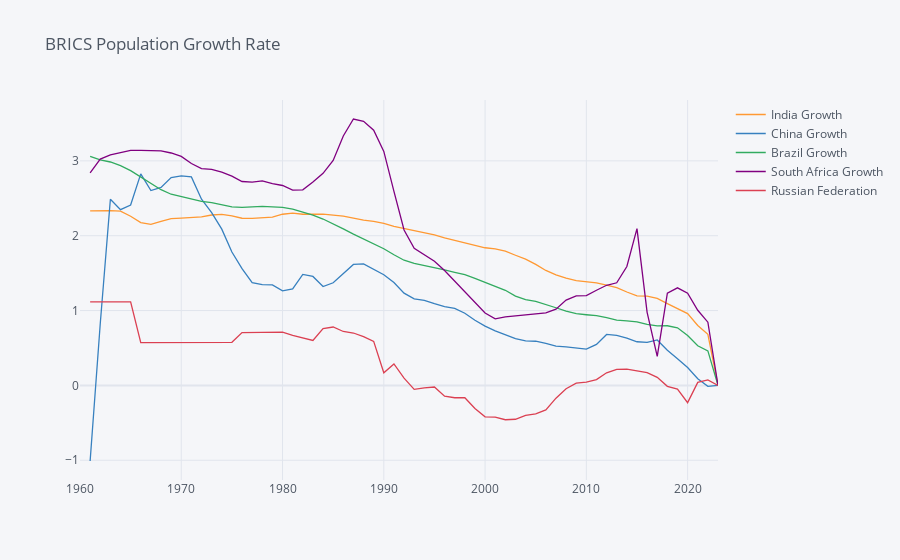

Notebook code cell kept with this figure:
### Code cell
BRICS.iplot(kind='line',x='Year',y=['India Growth','China Growth','Brazil Growth','South Africa Growth','Russian Federation'],title='BRICS Population Growth Rate')
